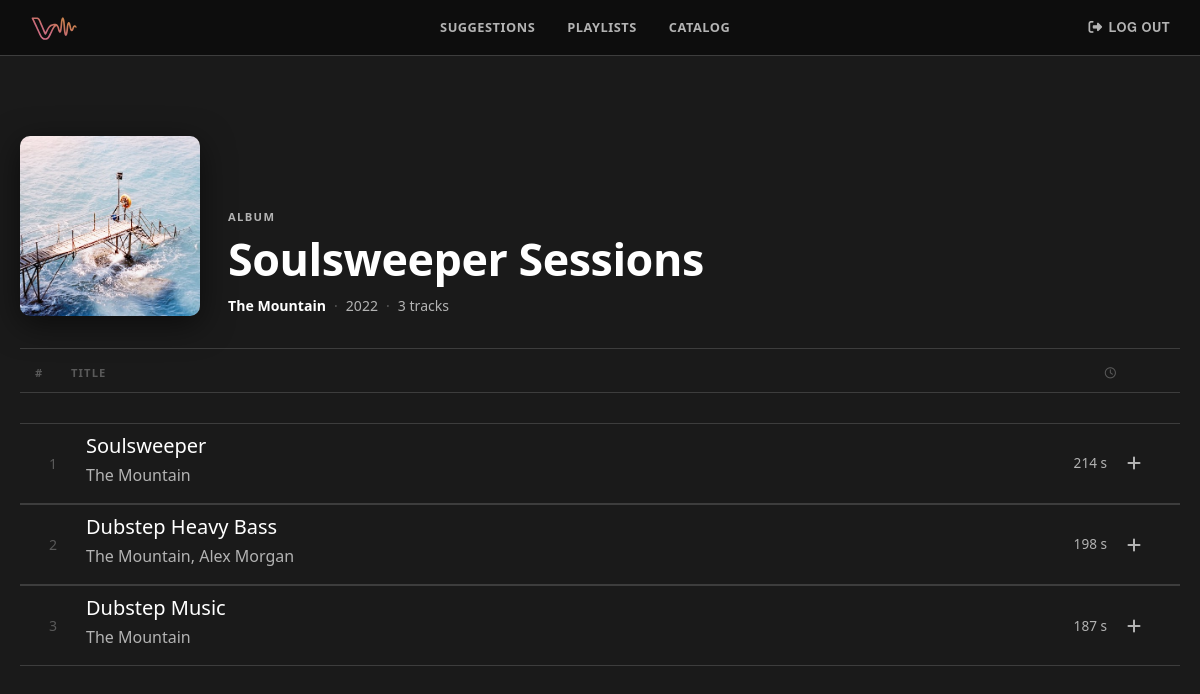
The page /catalog/album/101/ (signed in) on the database its author committed.
### catalog/models.py (models this page shows)
class Album(models.Model):
    title = models.CharField(max_length=100)
    cover_file = models.ImageField(upload_to=album_cover_upload_path, blank=True, null=True)
    release_date = models.DateField()
    genres = models.ManyToManyField(Genre, blank=True, related_name='albums')
    artists = models.ManyToManyField(Artist, blank=True, related_name='albums')

class Artist(models.Model):
    first_name = models.CharField(max_length=100, blank=True)
    last_name = models.CharField(max_length=100, blank=True)
    stage_name = models.CharField(max_length=100, unique=True)
    biography = models.TextField(blank=True)
    country = models.CharField(max_length=100, blank=True)
    def __str__(self):
        return self.stage_name

class Track(models.Model):
    title = models.CharField(max_length=100)
    duration = models.IntegerField()
    explicit = models.BooleanField()
    audio_file = models.FileField(upload_to=track_upload_path, max_length=500)
    single_cover = models.ImageField(upload_to=track_cover_upload_path, blank=True, null=True)
    release_date = models.DateField()
    albums = models.ManyToManyField('Album', blank=True, related_name='tracks', through='AlbumTrack')
    artists = models.ManyToManyField(Artist, blank=True, related_name='tracks')
    genres = models.ManyToManyField(Genre, blank=True, related_name='tracks')
    @property
    def get_cover_url(self):
        if self.albums.exists():
            main_album = self.albums.first()
            if main_album.cover_file:
                return main_album.cover_file.url
        if self.single_cover:
            return self.single_cover.url
        return None

### catalog/views.py (the view)
# urls.py: path('album/<int:album_id>/', AlbumView.as_view(), name='album_detail'),
class AlbumView(LoginRequiredMixin, View):
    template_name = 'album_detail.html'
    def get(self, request, album_id):
        album = get_object_or_404(Album, id=album_id)
        album_tracks = (
            AlbumTrack.objects
            .filter(album=album)
            .select_related('track')
            .order_by('track_number')
        )
        tracks = [album_track.track for album_track in album_tracks]
        listener_playlists = Playlist.objects.filter(listener=request.user)
        context = {
            'album': album,
            'tracks': tracks,
            'listener_playlists': listener_playlists,
            'MEDIA_URL': settings.MEDIA_URL,
        }
        return render(request, self.template_name, context)

### accounts/models.py (called while the page is built)
    @property
    def is_listener(self):
        return self.groups.filter(name='Listeners').exists()

### templates/album_detail.html (shortened to what this page needs)
{% extends "base.html" %}
{% load static %}
{% block css %}
    <link rel="stylesheet" href="{% static 'style/search.css' %}">
    <link rel="stylesheet" href="{% static 'style/album_detail.css' %}">
{% endblock %}
{% block content %}
<main>
    <div class="album-hero">
        <div class="album-cover-wrap">
            <img class="album-cover" src="{{ MEDIA_URL }}{{ album.cover_file }}" alt="{{ album.title }}">
        </div>
        <div class="album-meta">
            <span class="album-eyebrow">Album</span>
            <h1 class="album-title">{{ album.title }}</h1>
            <div class="album-sub">
                <span class="album-artists">{{ album.artists.all|join:", " }}</span>
                {% if album.release_date %}
                    <span class="album-dot">·</span>
                    <span class="album-year">{{ album.release_date|date:"Y" }}</span>
                {% endif %}
                {% if album.tracks.count %}
                    <span class="album-dot">·</span>
                    <span class="album-count">{{ album.tracks.count }} track{{ album.tracks.count|pluralize }}</span>
                {% endif %}
            </div>
        </div>
    </div>
    <section class="tracklist-section">
        <div class="tracklist-header">
            <span class="tracklist-col-num">#</span>
            <span class="tracklist-col-title">Title</span>
            <span class="tracklist-col-duration"><i class="fa-regular fa-clock"></i></span>
        </div>
        <div class="results">
            {% for track in tracks %}
                <div class="result-unit tracklist-row" data-type="track" data-id="{{ track.id }}"
                     data-audio-url="{{ track.audio_file.url }}"
                     data-cover-url="{{ track.get_cover_url }}">
                    <span class="tracklist-num">{{ forloop.counter }}</span>
                    <div class="result-details">
                        <div class="result-container">
                            <div class="result-description">
                                <h2>{{ track.title }}</h2>
                                <h3>{{ track.artists.all|join:", " }}</h3>
                            </div>
                        </div>
                        <div class="tracklist-right">
                            {% if track.duration %}
                                <span class="track-duration">{{ track.duration }} s</span>
                            {% endif %}
                            {% if perms.catalog.change_track and perms.catalog.delete_track %}
                                   <div class="add-to-btn dropdown me-3">
                            <button class="playlist-options-btn" type="button" data-bs-toggle="dropdown"
                                    aria-expanded="false">
                                <i class="fa-solid fa-ellipsis-vertical"></i>
                            </button>
                            <ul class="dropdown-menu dropdown-menu-dark dropdown-menu-end">
                                <li><a class="dropdown-item" href="{% url 'track_edit' track.id %}">Edit</a></li>
                                <li><hr class="dropdown-divider"></li>
                                <li><a class="dropdown-item text-danger trigger-delete" href="#"
                                       data-bs-toggle="modal" data-bs-target="#deleteResourceModal"
                                       data-url="{% url 'track_delete' track.id %}"
                                       data-name="{{ track.title }}">Delete</a></li>
                            </ul>
                        </div>
                            {% elif request.user.is_listener %}
                                <div class="add-to-btn dropdown me-3">
                                    <button class="playlist-options-btn" type="button" data-bs-toggle="dropdown"
                                            aria-expanded="false" aria-label="Add to playlist">
                                        <i class="fa-solid fa-plus"></i>
                                    </button>
                                </div>
                            {% endif %}
                        </div>
                    </div>
                </div>
            {% empty %}
                <p class="empty-state">No tracks in this album yet.</p>
            {% endfor %}
        </div>
    </section>
</main>
{% endblock %}

### static/style/base.css (style rules this page uses)
*, *::before, *::after { box-sizing: border-box; margin: 0; padding: 0; }
html, body { width: 100%; overflow-x: hidden; font-family: 'Helvetica Neue', Arial, sans-serif; -webkit-tap-highlight-color: transparent; color: #fff; }
body { background-color: var(--bg-surface) !important }
:root { --bg-primary: #0D0D0D; --bg-surface: #1A1A1A; --bg-hover: #2A2A2A; --border: #3D3D3D; --accent-from: #E8517A; --accent-to: #E8874A; --accent-grad: linear-gradient(135deg, #E8517A 0%, #E8874A 100%); --accent-mid: #E86A5F; --accent-violet: #7B2FFF; --accent-cyan: #00E5FF; --accent-orange: #FF8C00; --text-primary: #FFFFFF; --text-muted: #B3B3B3; --text-hint: #595959; --nav-height: 56px; }
main { margin: 100px 20px; }

### static/style/search.css (style rules this page uses)
.results { margin-top: 30px; }
.result-unit, .result-details { display: flex; flex-direction: row; }
.result-unit { border-top: 1px solid var(--border); border-bottom: 1px solid var(--border); padding: 15px; justify-content: space-between; align-items: center; cursor: pointer; }
.result-description { margin-left: 15px; }
.result-description h2, .song-detail h2 { font-size: 1.25rem; color: var(--text-primary); }
.result-description h3, .song-detail h3 { font-size: 1rem; color: var(--text-muted); }
.add-to-btn { display: flex; align-items: center; }
.add-to-btn i { color: var(--text-muted); }
.add-to-btn .playlist-options-btn { background-color: transparent !important; border: none !important; outline: none !important; box-shadow: none !important; padding: 4px 8px; border-radius: 4px; display: flex; align-items: center; justify-content: center; }
.add-to-btn .playlist-options-btn i { color: var(--text-muted); }
.result-details { justify-content: space-between; flex: 1; }
.result-container { display: flex; flex-direction: row; align-items: center; }

### static/style/album_detail.css (style rules this page uses)
.album-hero { display: flex; align-items: flex-end; gap: 28px; padding: 36px 0 32px; border-bottom: 1px solid var(--border); margin-bottom: 8px; }
.album-cover-wrap { flex-shrink: 0; }
.album-cover { width: 180px; height: 180px; object-fit: cover; border-radius: 10px; box-shadow: 0 8px 32px rgba(0, 0, 0, 0.55); }
.album-eyebrow { display: block; font-size: 0.7rem; font-weight: 700; letter-spacing: 0.12em; text-transform: uppercase; color: var(--text-muted); margin-bottom: 8px; }
.album-title { font-size: clamp(1.6rem, 4vw, 2.8rem); font-weight: 800; color: var(--text-primary); line-height: 1.1; margin-bottom: 12px; letter-spacing: -0.01em; }
.album-sub { display: flex; align-items: center; gap: 8px; flex-wrap: wrap; font-size: 0.88rem; color: var(--text-muted); }
.album-artists { font-weight: 600; color: var(--text-primary); }
.album-dot { color: var(--text-hint); }
.tracklist-section { margin-top: 16px; }
.tracklist-header { display: grid; grid-template-columns: 36px 1fr auto; align-items: center; padding: 0 15px 10px 15px; border-bottom: 1px solid var(--border); margin-bottom: 4px; font-size: 0.7rem; font-weight: 700; letter-spacing: 0.1em; text-transform: uppercase; color: var(--text-hint); }
.tracklist-col-duration { text-align: right; padding-right: 48px; }
.tracklist-row { display: grid; grid-template-columns: 36px 1fr; align-items: center; padding: 0; cursor: pointer; }
.tracklist-row.result-unit { padding: 0 15px; }
.tracklist-num { font-size: 0.88rem; color: var(--text-hint); font-weight: 500; text-align: center; flex-shrink: 0; }
.tracklist-row .result-details { display: flex; justify-content: space-between; align-items: center; flex: 1; }
.tracklist-right { display: flex; align-items: center; gap: 12px; }
.track-duration { font-size: 0.85rem; color: var(--text-muted); font-variant-numeric: tabular-nums; white-space: nowrap; }
.result-details { margin: 10px 0; }

### rows shown on the page
Album: cover_file (picture), title "Soulsweeper Sessions", artists.all "The Mountain", release_date "2022", tracks.count "3"
Track: title "Soulsweeper", artists.all "The Mountain", duration "214"
Track: title "Dubstep Heavy Bass", artists.all "The Mountain, Alex Morgan", duration "198"
Track: title "Dubstep Music", artists.all "The Mountain", duration "187"
